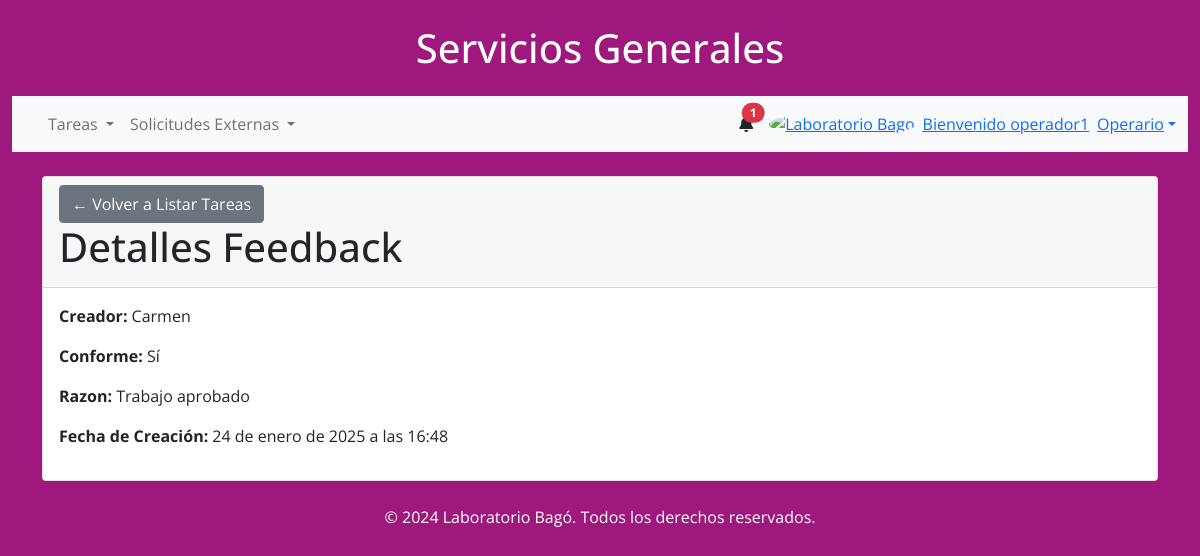
Screenshot of /internos/detalle/feedback/1/ (signed in) with the database file from the repository.
### internal_workers/models.py (models this page shows, shortened)
class FeedbackTarea(models.Model):
    tarea = models.OneToOneField(Tarea, on_delete=models.CASCADE)
    aprobado = models.BooleanField()
    comentarios = models.TextField(null=False, blank=True, default="Trabajo aprobado")
    creado_en = models.DateTimeField(auto_now_add=True)
    creado_por = models.ForeignKey(User, on_delete=models.SET_NULL, null=True, blank=True)

### internal_workers/views.py (the view)
# urls.py: path('detalle/feedback/<int:feedback_id>/', detalle_feedback, name='detalle_feedback'),
@login_required
def detalle_feedback(request, feedback_id):
    feedback = get_object_or_404(FeedbackTarea, id=feedback_id)
    return render(request, 'app/detalle/feedback.html', {'feedback': feedback})

### app/context_processors.py (called while the page is built)
def user_groups(request):
    if request.user.is_authenticated:
        username = request.user.username
        grupos = request.user.groups.values_list('name', flat=True)
    else:
        username = None
        grupos = []
    return {
        'username': username,
        'grupos': grupos,
    }

def notificaciones(request):
    if request.user.is_authenticated:
        notificaciones = Notificacion.objects.filter(usuario=request.user, leido=False).order_by('-creado_en')[:3]
    else:
        notificaciones = []
    return {'notificaciones': notificaciones}

### app/templates/app/detalle/feedback.html
{% extends '../base.html' %}
{% block content %}
<div class="card mt-4">
    <div class="card-header">
        <a href="{% url 'listar_tareas' %}" class="btn btn-secondary">
            &#8592; Volver a Listar Tareas
        </a>
        <h1>Detalles Feedback</h1>
    </div>
    <div class="card-body">
        <p><strong>Creador:</strong> {{ feedback.creado_por }}</p>
        <p><strong>Conforme:</strong> {% if feedback.aprobado %}Sí{% else %}No{% endif %}</p>
        <p><strong>Razon:</strong> {{ feedback.comentarios }}</p>
        <p><strong>Fecha de Creación:</strong> {{ feedback.creado_en }}</p>
    </div>
</div>
{% endblock %}

### app/templates/app/base.html (shortened to what this page needs)
{% load static %}
<!DOCTYPE html>
<html lang="es">
    <head>
        <link
          href="https://cdnjs.cloudflare.com/ajax/libs/font-awesome/6.0.0/css/all.min.css"
          rel="stylesheet"
        />
        <link href="https://cdn.jsdelivr.net/npm/bootstrap@5.0.2/dist/css/bootstrap.min.css" rel="stylesheet">
        <link rel="stylesheet" href="https://cdnjs.cloudflare.com/ajax/libs/toastr.js/latest/toastr.min.css">
        <link
          href="{% static 'css/style.css' %}"
          rel="stylesheet"
        />
    </head>
<body class="Body-base" style="font-family: 'Open Sans', sans-serif;">
    <div class="container-fluid">
    <header class="text-center my-4">
        <h1>Servicios Generales</h1>
    </header>
    <nav class="navbar navbar-expand-lg navbar-light bg-light">
        <div class="container-fluid">
            {% if user.is_authenticated %}
            <div class="collapse navbar-collapse" id="navbarSupportedContent">
                <ul class="navbar-nav me-auto mb-2 mb-lg-0">
                    {% if 'Supervisor' in grupos or 'Operario' in grupos or 'Técnico' in grupos %}
                    <li class="nav-item dropdown">
                        <a class="nav-link dropdown-toggle" href="#" id="tareasDropdown" role="button"
                           data-bs-toggle="dropdown" aria-expanded="false">
                            Tareas
                        </a>
                    </li>
                    {% endif %}
                    {% if 'Supervisor' in grupos or 'Operario' in grupos or 'Externo' in grupos %}
                    <li class="nav-item dropdown">
                        <a class="nav-link dropdown-toggle" href="#" id="solicitudesDropdown" role="button"
                           data-bs-toggle="dropdown" aria-expanded="false">
                            Solicitudes Externas
                        </a>
                    </li>
                    {% endif %}
                </ul>
            </div>
            <div class="d-flex align-items-center">
                <div class="dropdown">
                    <a
                        class="text-reset me-3 position-relative"
                        id="navbarDropdownMenuLink"
                        role="button"
                        data-bs-toggle="dropdown"
                        aria-expanded="false"
                        aria-label="Notifications"
                    >
                        <i class="fas fa-bell" aria-hidden="true"></i>
                        <span class="position-absolute top-0 start-100 translate-middle badge rounded-pill bg-danger">
                            {{ notificaciones|length }}
                        </span>
                    </a>
                </div>
            </div>
                <div class="dropdown">
                    <a
                        class="dropdown-toggle d-flex align-items-center"
                        href="#"
                        id="navbarDropdownMenuAvatar"
                        role="button"
                        data-bs-toggle="dropdown"
                        aria-expanded="false"
                    >
                        <img
                            src="https://bagochile.cl/wp-content/uploads/2023/05/cropped-SIMBOLO-LOGO-BAGO-OFF.jpg"
                            class="rounded-circle"
                            height="25"
                            alt="Laboratorio Bago"
                            loading="lazy"
                        />
                        {% if username %}
                        <span class="ms-2">Bienvenido {{ username }}</span>
                        {% if user.is_superuser %}
                            <span class="ms-2">Admin</span>
                        {% else %}
                            {% if grupos %}
                                {% for grupo in grupos %}
                                    <span class="ms-2">{{ grupo }}</span>
                                {% endfor %}
                            {% else %}
                                <span class="ms-2">Sin Rol Asignado</span>
                            {% endif %}
                        {% endif %}
                    {% endif %}
                    </a>
                </div>
                {% else %}
                <div>
                    <a href="{% url 'login' %}" class="btn btn-outline btn-rounded">Login</a>
                    <a href="{% url 'registro' %}" class="btn btn-outline btn-rounded">Registrarse</a>
                </div>
                {% endif %}
            </div>
        </div>
    <div class="container my-4">
        {% block content %}{% endblock content %}
    </div>
    <footer class="text-center mt-4">
        <p>&copy; 2024 Laboratorio Bagó. Todos los derechos reservados.</p>
    </footer>
{% load sweetify %}
</body>
</html>

### app/static/css/style.css (style rules this page uses)
.Body-base { background-color: #9f187e; }
header { color: white !important; }
footer { color: white !important; }

### rows the page displays
FeedbackTarea: creado_por "Carmen", comentarios "Trabajo aprobado", creado_en "24 de enero de 2025 a las 16:48"

### other values shown
{{ notificaciones|length }} "1"
{{ username }} "operador1"
{{ grupo }} "Operario"
